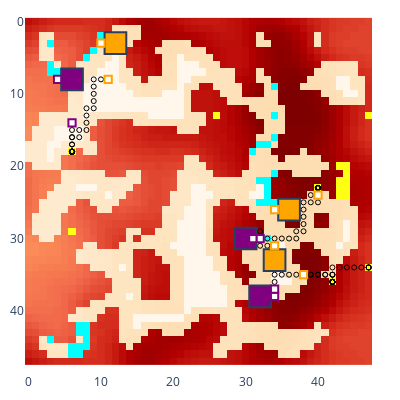

Source (notebook cell):
### Code cell
myenv.run_to_step(10)
# myenv.step()
myenv.show()

### Figure 1 — Plotly figure (JSON) as saved in the notebook; plotly's stock layout.template omitted (floating-point values rounded to 4 significant figures; data arrays with more than 128 entries replaced by an {"elided": "..."} marker saying what was removed)
{"data": [{"colorscale": [[0, "rgb(255,247,236)"], [0.125, "rgb(254,232,200)"], [0.25, "rgb(253,212,158)"], [0.375, "rgb(253,187,132)"], [0.5, "rgb(252,141,89)"], [0.625, "rgb(239,101,72)"], [0.75, "rgb(215,48,31)"], [0.875, "rgb(179,0,0)"], [1, "rgb(127,0,0)"]], "name": "Rubble", "showscale": false, "type": "heatmap", "uid": "10_Rubble", "z": {"elided": "48x48 int values"}}, {"colorscale": [[0, "#00ffff"], [1, "#00ffff"]], "hoverinfo": "skip", "name": "Ice", "showscale": false, "type": "heatmap", "uid": "10_Ice", "z": {"elided": "48x48 int values"}}, {"colorscale": [[0, "#ffff14"], [1, "#ffff14"]], "hoverinfo": "skip", "name": "Ore", "showscale": false, "type": "heatmap", "uid": "10_Ore", "z": {"elided": "48x48 int values"}}, {"colorscale": [[0, "#15b01a"], [1, "#15b01a"]], "hoverinfo": "skip", "name": "Lichen", "showscale": false, "type": "heatmap", "uid": "10_Lichen", "z": {"elided": "48x48 null values"}}, {"customdata": [["factory_0", "player_0", 349, 0, 0, 140, 40]], "hovertemplate": "%{customdata[0]} %{customdata[1]}<br>Power: %{customdata[2]}<br>Ice: %{customdata[3]}<br>Ore: %{customdata[4]}<br>Water: %{customdata[5]}<br>Metal: %{customdata[6]}<br><extra></extra>", "name": "factory_0", "showscale": false, "type": "heatmap", "uid": "10_factory_0", "x": [6], "y": [8], "z": [0]}, {"customdata": [["factory_2", "player_0", 302, 0, 0, 140, 40]], "hovertemplate": "%{customdata[0]} %{customdata[1]}<br>Power: %{customdata[2]}<br>Ice: %{customdata[3]}<br>Ore: %{customdata[4]}<br>Water: %{customdata[5]}<br>Metal: %{customdata[6]}<br><extra></extra>", "name": "factory_2", "showscale": false, "type": "heatmap", "uid": "10_factory_2", "x": [32], "y": [38], "z": [2]}, {"customdata": [["factory_4", "player_0", 303, 0, 0, 140, 40]], "hovertemplate": "%{customdata[0]} %{customdata[1]}<br>Power: %{customdata[2]}<br>Ice: %{customdata[3]}<br>Ore: %{customdata[4]}<br>Water: %{customdata[5]}<br>Metal: %{customdata[6]}<br><extra></extra>", "name": "factory_4", "showscale": false, "type": "heatmap", "uid": "10_factory_4", "x": [30], "y": [30], "z": [4]}, {"customdata": [["factory_1", "player_1", 348, 0, 0, 140, 40]], "hovertemplate": "%{customdata[0]} %{customdata[1]}<br>Power: %{customdata[2]}<br>Ice: %{customdata[3]}<br>Ore: %{customdata[4]}<br>Water: %{customdata[5]}<br>Metal: %{customdata[6]}<br><extra></extra>", "name": "factory_1", "showscale": false, "type": "heatmap", "uid": "10_factory_1", "x": [12], "y": [3], "z": [1]}, {"customdata": [["factory_3", "player_1", 348, 0, 0, 140, 40]], "hovertemplate": "%{customdata[0]} %{customdata[1]}<br>Power: %{customdata[2]}<br>Ice: %{customdata[3]}<br>Ore: %{customdata[4]}<br>Water: %{customdata[5]}<br>Metal: %{customdata[6]}<br><extra></extra>", "name": "factory_3", "showscale": false, "type": "heatmap", "uid": "10_factory_3", "x": [34], "y": [33], "z": [3]}, {"customdata": [["factory_5", "player_1", 348, 0, 0, 140, 40]], "hovertemplate": "%{customdata[0]} %{customdata[1]}<br>Power: %{customdata[2]}<br>Ice: %{customdata[3]}<br>Ore: %{customdata[4]}<br>Water: %{customdata[5]}<br>Metal: %{customdata[6]}<br><extra></extra>", "name": "factory_5", "showscale": false, "type": "heatmap", "uid": "10_factory_5", "x": [36], "y": [26], "z": [5]}, {"customdata": [["unit_6", "player_0", "HEAVY", [4, 8], 729, 100, 0, 0, 0]], "hovertemplate": "%{customdata[0]} %{customdata[1]}<br>Type: %{customdata[2]}<br>Pos: %{customdata[3]}<br>Power: %{customdata[4]}<br>Ice: %{customdata[5]}<br>Ore: %{customdata[6]}<br>Water: %{customdata[7]}<br>Metal: %{customdata[8]}<br><extra></extra>", "name": "unit_6", "showscale": false, "type": "heatmap", "uid": "10_unit_6", "x": [4], "y": [8], "z": [6]}, {"hoverinfo": "skip", "marker": {"color": "black", "size": 5, "symbol": "circle-open"}, "mode": "markers", "name": "path", "showlegend": false, "type": "scatter", "uid": "10_path", "x": [4, 4, 4, 4, 4, 4, 4, 4, 4, 4, 5, 5], "y": [8, 8, 8, 8, 8, 8, 8, 8, 8, 8, 8, 8]}, {"customdata": [["unit_7", "player_0", "HEAVY", [34, 38], 711, 100, 0, 0, 0]], "hovertemplate": "%{customdata[0]} %{customdata[1]}<br>Type: %{customdata[2]}<br>Pos: %{customdata[3]}<br>Power: %{customdata[4]}<br>Ice: %{customdata[5]}<br>Ore: %{customdata[6]}<br>Water: %{customdata[7]}<br>Metal: %{customdata[8]}<br><extra></extra>", "name": "unit_7", "showscale": false, "type": "heatmap", "uid": "10_unit_7", "x": [34], "y": [38], "z": [7]}, {"hoverinfo": "skip", "marker": {"color": "black", "size": 5, "symbol": "circle-open"}, "mode": "markers", "name": "path", "showlegend": false, "type": "scatter", "uid": "10_path", "x": [34, 34, 34, 34, 34, 34, 34, 34, 34, 34, 34, 33, 33, 33, 33, 34, 34, 34, 34], "y": [38, 38, 38, 38, 38, 38, 38, 38, 38, 38, 38, 38, 38, 38, 38, 38, 38, 38, 38]}, {"customdata": [["unit_8", "player_0", "HEAVY", [32, 30], 692, 100, 0, 0, 0]], "hovertemplate": "%{customdata[0]} %{customdata[1]}<br>Type: %{customdata[2]}<br>Pos: %{customdata[3]}<br>Power: %{customdata[4]}<br>Ice: %{customdata[5]}<br>Ore: %{customdata[6]}<br>Water: %{customdata[7]}<br>Metal: %{customdata[8]}<br><extra></extra>", "name": "unit_8", "showscale": false, "type": "heatmap", "uid": "10_unit_8", "x": [32], "y": [30], "z": [8]}, {"hoverinfo": "skip", "marker": {"color": "black", "size": 5, "symbol": "circle-open"}, "mode": "markers", "name": "path", "showlegend": false, "type": "scatter", "uid": "10_path", "x": [32, 32, 32, 32, 32, 32, 32, 32, 32, 32, 31, 31, 31], "y": [30, 30, 30, 30, 30, 30, 30, 30, 30, 29, 29, 29, 29]}, {"customdata": [["unit_12", "player_0", "LIGHT", [6, 14], 102, 0, 0, 0, 0]], "hovertemplate": "%{customdata[0]} %{customdata[1]}<br>Type: %{customdata[2]}<br>Pos: %{customdata[3]}<br>Power: %{customdata[4]}<br>Ice: %{customdata[5]}<br>Ore: %{customdata[6]}<br>Water: %{customdata[7]}<br>Metal: %{customdata[8]}<br><extra></extra>", "name": "unit_12", "showscale": false, "type": "heatmap", "uid": "10_unit_12", "x": [6], "y": [14], "z": [12]}, {"hoverinfo": "skip", "marker": {"color": "black", "size": 5, "symbol": "circle-open"}, "mode": "markers", "name": "path", "showlegend": false, "type": "scatter", "uid": "10_path", "x": [6, 6, 6, 6, 6, 6, 6, 6, 6, 6, 6, 6, 6, 6, 6, 6, 6, 6, 6], "y": [15, 16, 17, 18, 18, 18, 18, 18, 18, 18, 18, 18, 18, 18, 18, 18, 18, 18, 18]}, {"customdata": [["unit_13", "player_0", "LIGHT", [34, 37], 149, 0, 0, 0, 0]], "hovertemplate": "%{customdata[0]} %{customdata[1]}<br>Type: %{customdata[2]}<br>Pos: %{customdata[3]}<br>Power: %{customdata[4]}<br>Ice: %{customdata[5]}<br>Ore: %{customdata[6]}<br>Water: %{customdata[7]}<br>Metal: %{customdata[8]}<br><extra></extra>", "name": "unit_13", "showscale": false, "type": "heatmap", "uid": "10_unit_13", "x": [34], "y": [37], "z": [13]}, {"hoverinfo": "skip", "marker": {"color": "black", "size": 5, "symbol": "circle-open"}, "mode": "markers", "name": "path", "showlegend": false, "type": "scatter", "uid": "10_path", "x": [34, 34, 35, 36, 37, 38, 39, 40, 41, 42, 42, 43, 44, 45, 46, 47, 47, 47, 47], "y": [36, 35, 35, 35, 35, 35, 35, 35, 35, 35, 34, 34, 34, 34, 34, 34, 34, 34, 34]}, {"customdata": [["unit_14", "player_0", "LIGHT", [31, 30], 148, 0, 0, 0, 0]], "hovertemplate": "%{customdata[0]} %{customdata[1]}<br>Type: %{customdata[2]}<br>Pos: %{customdata[3]}<br>Power: %{customdata[4]}<br>Ice: %{customdata[5]}<br>Ore: %{customdata[6]}<br>Water: %{customdata[7]}<br>Metal: %{customdata[8]}<br><extra></extra>", "name": "unit_14", "showscale": false, "type": "heatmap", "uid": "10_unit_14", "x": [31], "y": [30], "z": [14]}, {"hoverinfo": "skip", "marker": {"color": "black", "size": 5, "symbol": "circle-open"}, "mode": "markers", "name": "path", "showlegend": false, "type": "scatter", "uid": "10_path", "x": [31, 32, 33, 33, 34, 35, 36, 37, 37, 38, 38, 38, 38, 38, 39, 39, 40, 40, 40], "y": [31, 31, 31, 30, 30, 30, 30, 30, 29, 29, 28, 27, 26, 25, 25, 24, 24, 23, 23]}, {"customdata": [["unit_9", "player_1", "HEAVY", [10, 3], 725, 100, 0, 0, 0]], "hovertemplate": "%{customdata[0]} %{customdata[1]}<br>Type: %{customdata[2]}<br>Pos: %{customdata[3]}<br>Power: %{customdata[4]}<br>Ice: %{customdata[5]}<br>Ore: %{customdata[6]}<br>Water: %{customdata[7]}<br>Metal: %{customdata[8]}<br><extra></extra>", "name": "unit_9", "showscale": false, "type": "heatmap", "uid": "10_unit_9", "x": [10], "y": [3], "z": [9]}, {"hoverinfo": "skip", "marker": {"color": "black", "size": 5, "symbol": "circle-open"}, "mode": "markers", "name": "path", "showlegend": false, "type": "scatter", "uid": "10_path", "x": [10, 10, 10, 10, 10, 10, 10, 10, 10, 10, 11, 11], "y": [3, 3, 3, 3, 3, 3, 3, 3, 3, 3, 3, 3]}, {"customdata": [["unit_10", "player_1", "HEAVY", [34, 31], 711, 100, 0, 0, 0]], "hovertemplate": "%{customdata[0]} %{customdata[1]}<br>Type: %{customdata[2]}<br>Pos: %{customdata[3]}<br>Power: %{customdata[4]}<br>Ice: %{customdata[5]}<br>Ore: %{customdata[6]}<br>Water: %{customdata[7]}<br>Metal: %{customdata[8]}<br><extra></extra>", "name": "unit_10", "showscale": false, "type": "heatmap", "uid": "10_unit_10", "x": [34], "y": [31], "z": [10]}, {"hoverinfo": "skip", "marker": {"color": "black", "size": 5, "symbol": "circle-open"}, "mode": "markers", "name": "path", "showlegend": false, "type": "scatter", "uid": "10_path", "x": [34, 34, 34, 34, 34, 34, 34, 34, 34, 34, 34, 34, 34, 34], "y": [31, 31, 31, 31, 31, 31, 31, 31, 31, 31, 31, 32, 32, 32]}, {"customdata": [["unit_11", "player_1", "HEAVY", [34, 26], 721, 100, 0, 0, 0]], "hovertemplate": "%{customdata[0]} %{customdata[1]}<br>Type: %{customdata[2]}<br>Pos: %{customdata[3]}<br>Power: %{customdata[4]}<br>Ice: %{customdata[5]}<br>Ore: %{customdata[6]}<br>Water: %{customdata[7]}<br>Metal: %{customdata[8]}<br><extra></extra>", "name": "unit_11", "showscale": false, "type": "heatmap", "uid": "10_unit_11", "x": [34], "y": [26], "z": [11]}, {"hoverinfo": "skip", "marker": {"color": "black", "size": 5, "symbol": "circle-open"}, "mode": "markers", "name": "path", "showlegend": false, "type": "scatter", "uid": "10_path", "x": [34, 34, 34, 34, 34, 34, 34, 34, 34, 34, 35, 35], "y": [26, 26, 26, 26, 26, 26, 26, 26, 26, 26, 26, 26]}, {"customdata": [["unit_15", "player_1", "LIGHT", [11, 8], 103, 0, 0, 0, 0]], "hovertemplate": "%{customdata[0]} %{customdata[1]}<br>Type: %{customdata[2]}<br>Pos: %{customdata[3]}<br>Power: %{customdata[4]}<br>Ice: %{customdata[5]}<br>Ore: %{customdata[6]}<br>Water: %{customdata[7]}<br>Metal: %{customdata[8]}<br><extra></extra>", "name": "unit_15", "showscale": false, "type": "heatmap", "uid": "10_unit_15", "x": [11], "y": [8], "z": [15]}, {"hoverinfo": "skip", "marker": {"color": "black", "size": 5, "symbol": "circle-open"}, "mode": "markers", "name": "path", "showlegend": false, "type": "scatter", "uid": "10_path", "x": [10, 9, 9, 9, 9, 9, 8, 8, 8, 8, 7, 7, 6, 6, 6, 6, 6, 6, 6], "y": [8, 8, 9, 10, 11, 12, 12, 13, 14, 15, 15, 16, 16, 17, 18, 18, 18, 18, 18]}, {"customdata": [["unit_16", "player_1", "LIGHT", [38, 35], 102, 0, 0, 0, 0]], "hovertemplate": "%{customdata[0]} %{customdata[1]}<br>Type: %{customdata[2]}<br>Pos: %{customdata[3]}<br>Power: %{customdata[4]}<br>Ice: %{customdata[5]}<br>Ore: %{customdata[6]}<br>Water: %{customdata[7]}<br>Metal: %{customdata[8]}<br><extra></extra>", "name": "unit_16", "showscale": false, "type": "heatmap", "uid": "10_unit_16", "x": [38], "y": [35], "z": [16]}, {"hoverinfo": "skip", "marker": {"color": "black", "size": 5, "symbol": "circle-open"}, "mode": "markers", "name": "path", "showlegend": false, "type": "scatter", "uid": "10_path", "x": [39, 40, 41, 42, 42, 42, 42, 42, 42, 42, 42, 42, 42, 42, 42, 42, 42, 42, 42], "y": [35, 35, 35, 35, 36, 36, 36, 36, 36, 36, 36, 36, 36, 36, 36, 36, 36, 36, 35]}, {"customdata": [["unit_17", "player_1", "LIGHT", [40, 24], 103, 0, 0, 0, 0]], "hovertemplate": "%{customdata[0]} %{customdata[1]}<br>Type: %{customdata[2]}<br>Pos: %{customdata[3]}<br>Power: %{customdata[4]}<br>Ice: %{customdata[5]}<br>Ore: %{customdata[6]}<br>Water: %{customdata[7]}<br>Metal: %{customdata[8]}<br><extra></extra>", "name": "unit_17", "showscale": false, "type": "heatmap", "uid": "10_unit_17", "x": [40], "y": [24], "z": [17]}, {"hoverinfo": "skip", "marker": {"color": "black", "size": 5, "symbol": "circle-open"}, "mode": "markers", "name": "path", "showlegend": false, "type": "scatter", "uid": "10_path", "x": [40, 40, 40, 40, 40, 40, 40, 40, 40, 40, 40, 40, 40, 40, 40, 40, 40, 40, 40], "y": [23, 23, 23, 23, 23, 23, 23, 23, 23, 23, 23, 23, 23, 23, 23, 23, 23, 24, 25]}], "layout": {"coloraxis": {"showscale": false}, "height": 400, "margin": {"b": 10, "l": 10, "r": 10, "t": 10}, "plot_bgcolor": "rgba(0, 0, 0, 0)", "shapes": [{"fillcolor": "purple", "name": "factory_0", "type": "rect", "x0": 4.5, "x1": 7.5, "y0": 6.5, "y1": 9.5}, {"fillcolor": "purple", "name": "factory_2", "type": "rect", "x0": 30.5, "x1": 33.5, "y0": 36.5, "y1": 39.5}, {"fillcolor": "purple", "name": "factory_4", "type": "rect", "x0": 28.5, "x1": 31.5, "y0": 28.5, "y1": 31.5}, {"fillcolor": "orange", "name": "factory_1", "type": "rect", "x0": 10.5, "x1": 13.5, "y0": 1.5, "y1": 4.5}, {"fillcolor": "orange", "name": "factory_3", "type": "rect", "x0": 32.5, "x1": 35.5, "y0": 31.5, "y1": 34.5}, {"fillcolor": "orange", "name": "factory_5", "type": "rect", "x0": 34.5, "x1": 37.5, "y0": 24.5, "y1": 27.5}, {"fillcolor": "white", "line": {"color": "purple"}, "name": "unit_6", "type": "rect", "x0": 3.5, "x1": 4.5, "y0": 7.5, "y1": 8.5}, {"fillcolor": "white", "line": {"color": "purple"}, "name": "unit_7", "type": "rect", "x0": 33.5, "x1": 34.5, "y0": 37.5, "y1": 38.5}, {"fillcolor": "white", "line": {"color": "purple"}, "name": "unit_8", "type": "rect", "x0": 31.5, "x1": 32.5, "y0": 29.5, "y1": 30.5}, {"fillcolor": "white", "line": {"color": "purple"}, "name": "unit_12", "type": "rect", "x0": 5.5, "x1": 6.5, "y0": 13.5, "y1": 14.5}, {"fillcolor": "white", "line": {"color": "purple"}, "name": "unit_13", "type": "rect", "x0": 33.5, "x1": 34.5, "y0": 36.5, "y1": 37.5}, {"fillcolor": "white", "line": {"color": "purple"}, "name": "unit_14", "type": "rect", "x0": 30.5, "x1": 31.5, "y0": 29.5, "y1": 30.5}, {"fillcolor": "white", "line": {"color": "orange"}, "name": "unit_9", "type": "rect", "x0": 9.5, "x1": 10.5, "y0": 2.5, "y1": 3.5}, {"fillcolor": "white", "line": {"color": "orange"}, "name": "unit_10", "type": "rect", "x0": 33.5, "x1": 34.5, "y0": 30.5, "y1": 31.5}, {"fillcolor": "white", "line": {"color": "orange"}, "name": "unit_11", "type": "rect", "x0": 33.5, "x1": 34.5, "y0": 25.5, "y1": 26.5}, {"fillcolor": "white", "line": {"color": "orange"}, "name": "unit_15", "type": "rect", "x0": 10.5, "x1": 11.5, "y0": 7.5, "y1": 8.5}, {"fillcolor": "white", "line": {"color": "orange"}, "name": "unit_16", "type": "rect", "x0": 37.5, "x1": 38.5, "y0": 34.5, "y1": 35.5}, {"fillcolor": "white", "line": {"color": "orange"}, "name": "unit_17", "type": "rect", "x0": 39.5, "x1": 40.5, "y0": 23.5, "y1": 24.5}], "width": 400, "xaxis": {"autorange": true, "domain": [0, 1], "range": [-0.5, 49.96], "type": "linear"}, "yaxis": {"autorange": true, "domain": [0, 1], "range": [48.73, -1.728], "scaleanchor": "x", "type": "linear"}}}
